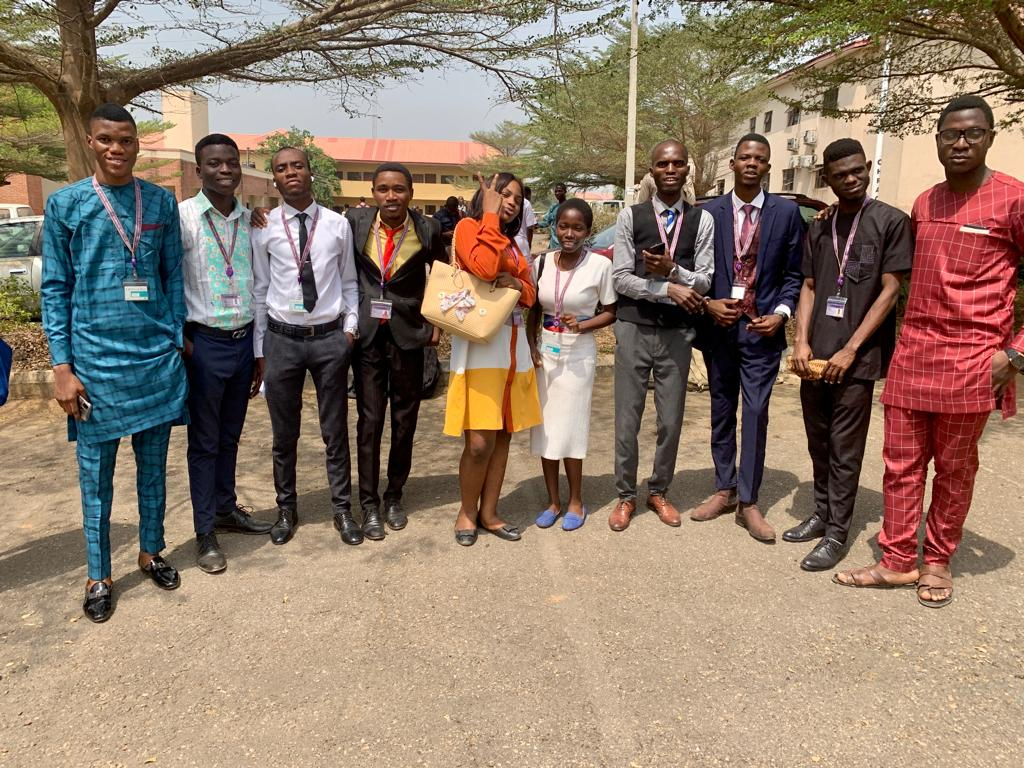
#> input picture images/i7.jpg, 1024 x 768 px
$ python Face_Detection.py
#> lines starting #> are read from the running program, lines starting #| are printed output that depends on the picture
import numpy as np
import cv2
import random

def HW(x):
	q = []
	i = 0
	for face in x:
		q.append([face[2],i])
		i+=1


	q.sort(reverse=True)
	return q[0][1]


pic = 'images/i7.jpg'
cap = cv2.imread(pic,0)
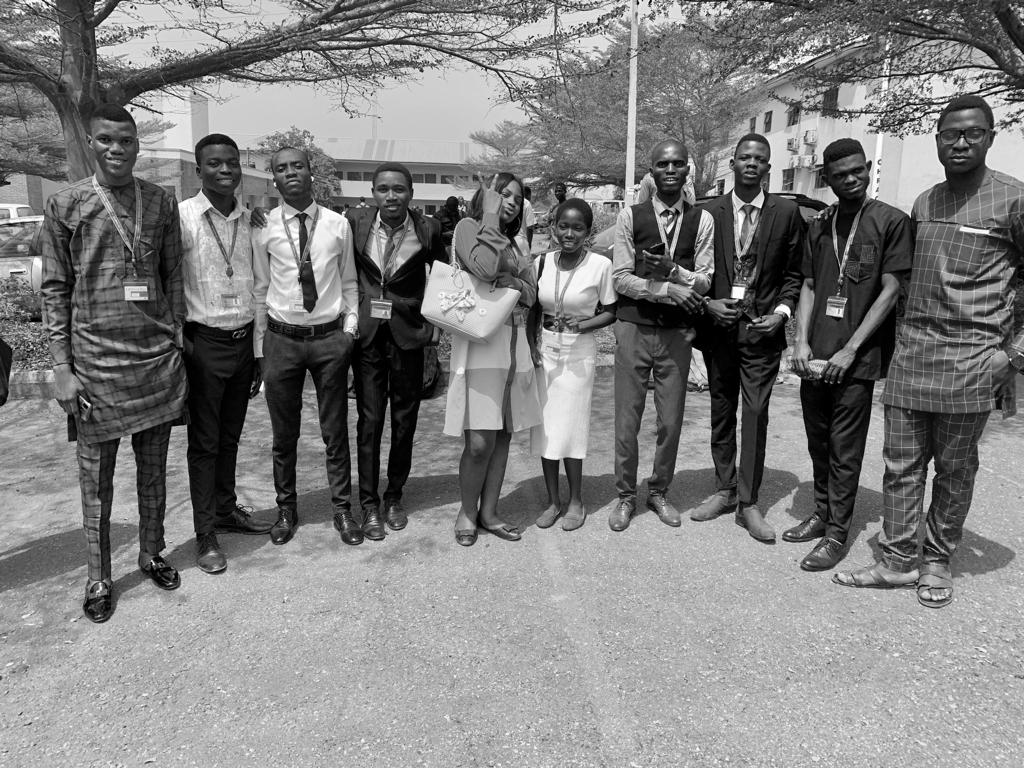
#> cap: shape (768, 1024); min 0, max 255, mean 128
cCap = cv2.imread(pic,1)
#> cCap is the input picture: shape (768, 1024, 3); mean B, G, R 106.8, 123.9, 144.3
temp = cv2.imread('me.png',0)
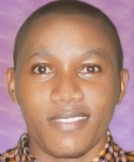
#> input picture images/me.PNG, 134 x 162 px, found by its file name
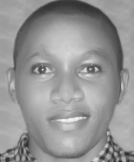
#> temp: shape (162, 134); min 46, max 248, mean 148.8

# ret, frame = cap.read()
frame = cv2.resize(cap,(400,350))
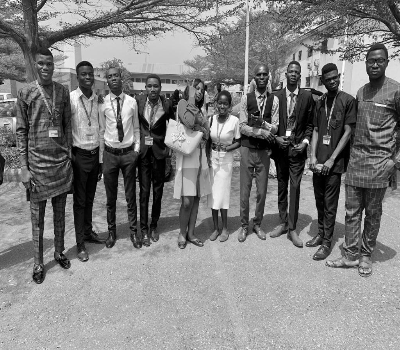
#> frame: shape (350, 400); min 0, max 255, mean 128
cFrame = cv2.resize(cCap,(400,350))


#Detect Human Face in Image
face_cascade = cv2.CascadeClassifier(cv2.data.haarcascades+'haarcascade_frontalface_default.xml')
eye_cascade = cv2.CascadeClassifier(cv2.data.haarcascades+'haarcascade_eye.xml')
faces = face_cascade.detectMultiScale(frame,1.3,5)
#> faces = ()

# [6 lines of commented-out code are left out]

h,w = frame.shape
#> h = 350; w = 400


frame2 = frame.copy()
methods = [cv2.TM_CCOEFF,cv2.TM_CCOEFF_NORMED,cv2.TM_CCORR,cv2.TM_CCORR_NORMED,cv2.TM_SQDIFF,cv2.TM_SQDIFF_NORMED]
for method in methods:
	res = cv2.matchTemplate(frame2,temp,method)
	minV, maxV, minL, maxL = cv2.minMaxLoc(res)
	if method in [cv2.TM_SQDIFF, cv2.TM_SQDIFF_NORMED]:
		location = minL
	else:
		location = maxL
	bott_r = (location[0]+w,location[1]+h)
	cv2.rectangle(cFrame, location,bott_r,(random.randint(0,255),random.randint(0,255),random.randint(0,255)),2)
	cv2.imshow('Normal',cFrame)
	cv2.waitKey(0)
	cv2.destroyAllWindows()
#> this loop made 6 passes
#> (minV, maxV, minL, location, bott_r) on passes 1 to 4: (-13926783, 14461459, (249, 53), (41, 166), (441, 516)), (-0.301, 0.293, (249, 54), (213, 155), (613, 505)), (252058304, 509440864, (247, 73), (184, 188), (584, 538)), (0.744, 0.943, (248, 56), (184, 188), (584, 538))
#> (minV, maxV, maxL, location, bott_r) on passes 5 to 6: (64031584, 225761568, (248, 56), (184, 188), (584, 538)), (0.119, 0.659, (248, 69), (184, 188), (584, 538))
#> pass 1, `res = cv2.matchTemplate(frame2,temp,method)`:
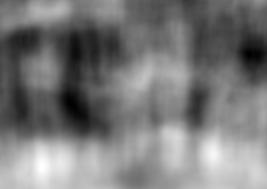
#> res: shape (189, 267) float32; min -13926783, max 14461459, mean -359878.8; drawn with min black and max white
#> after the loop:
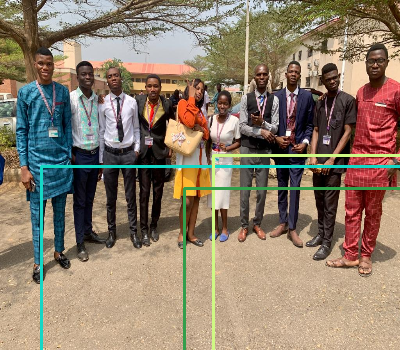
#> cFrame: shape (350, 400, 3); mean B, G, R 108.3, 126.7, 143.1
#> after the loop:
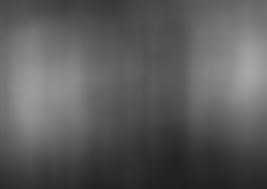
#> res: shape (189, 267) float32; min 0.119, max 0.659, mean 0.358


# [14 lines of commented-out code are left out]
